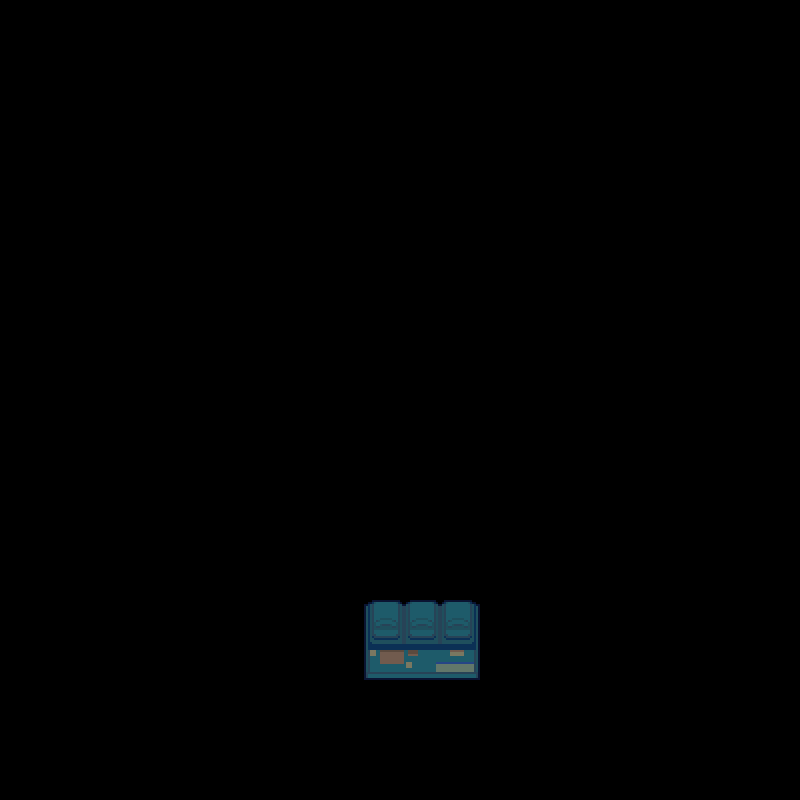

This is a level from a 2D game, rendered from its Tiled map with the project's own tilesets. A one-line summary and the complete map file follow:
An orthogonal 20x20 tile map with 40x40 px tiles, 1 tile layer (Tile Layer 1), 3 tilesets and 12 objects (3x interactable, 2x toggle, shine, spawn).

<map version="1.9" tiledversion="1.9.0" orientation="orthogonal" renderorder="right-down" width="20" height="20" tilewidth="40" tileheight="40" infinite="0" nextlayerid="7" nextobjectid="31">
 <editorsettings>
  <export target="dinder.lua" format="lua" />
 </editorsettings>
 <properties>
  <property name="border" value="simple" />
  <property name="music" value="deltarune/wind_highplace" />
 </properties>
 <tileset firstgid="1" source="../tilesets/devroom-objects.tsx" />
 <tileset firstgid="54" source="../tilesets/city_alleyway.tsx" />
 <tileset firstgid="369" source="../tilesets/devroom.tsx" />
 <layer id="1" name="Tile Layer 1" width="20" height="20">
  <data encoding="csv">
376,376,376,376,376,376,376,376,376,376,376,376,376,376,376,376,376,376,376,376,
376,376,376,376,376,376,376,376,376,376,376,376,376,376,376,376,376,376,376,376,
376,376,376,376,376,376,376,376,376,376,376,376,376,376,376,376,376,376,376,376,
376,376,376,376,376,376,376,376,376,376,376,376,376,376,376,376,376,376,376,376,
376,376,376,376,376,376,376,376,376,376,376,376,376,376,376,376,376,376,376,376,
376,376,376,376,376,376,376,376,376,376,376,376,376,376,376,376,376,376,376,376,
376,376,376,376,376,376,376,376,376,376,376,376,376,376,376,376,376,376,376,376,
376,376,376,376,376,376,376,376,376,376,376,376,376,376,376,376,376,376,376,376,
376,376,376,376,376,376,376,376,376,376,376,376,376,376,376,376,376,376,376,376,
376,376,376,376,376,376,376,376,376,376,376,376,376,376,376,376,376,376,376,376,
376,376,376,376,376,376,376,376,376,376,376,376,376,376,376,376,376,376,376,376,
376,376,376,376,376,376,376,376,376,376,376,376,376,376,376,376,376,376,376,376,
376,376,376,376,376,376,376,376,376,376,376,376,376,376,376,376,376,376,376,376,
376,376,376,376,376,376,376,376,376,376,376,376,376,376,376,376,376,376,376,376,
376,376,376,376,376,376,376,376,376,376,376,376,376,376,376,376,376,376,376,376,
376,376,376,376,376,376,376,376,376,275,276,277,376,376,376,376,376,376,376,376,
376,376,376,376,376,376,376,376,376,290,291,292,376,376,376,376,376,376,376,376,
376,376,376,376,376,376,376,376,376,376,376,376,376,376,376,376,376,376,376,376,
376,376,376,376,376,376,376,376,376,376,376,376,376,376,376,376,376,376,376,376,
376,376,376,376,376,376,376,376,376,376,376,376,376,376,376,376,376,376,376,376
</data>
 </layer>
 <objectgroup id="3" name="collision">
  <object id="1" x="0" y="0" width="25" height="800" />
  <object id="2" x="0" y="777.504" width="800" height="22.4961" />
  <object id="3" x="775" y="0" width="25" height="800" />
  <object id="4" x="0" y="0" width="800" height="22.5" />
 </objectgroup>
 <objectgroup id="4" name="objects">
  <object id="5" gid="44" x="400" y="400" width="40" height="40" />
  <object id="6" name="interactable" x="400" y="360" width="40" height="40">
   <properties>
    <property name="cutscene" value="wwc.sign" />
    <property name="solid" type="bool" value="true" />
   </properties>
  </object>
  <object id="25" name="interactable" x="364" y="600" width="116" height="80">
   <properties>
    <property name="cutscene" value="warp_bin" />
    <property name="solid" type="bool" value="true" />
   </properties>
  </object>
  <object id="26" name="interactable" x="400" y="200" width="40" height="40">
   <properties>
    <property name="cutscene" value="wwc.placeholder" />
    <property name="solid" type="bool" value="true" />
   </properties>
  </object>
  <object id="28" name="shine" x="420" y="220">
   <point />
  </object>
 </objectgroup>
 <objectgroup id="5" name="markers">
  <object id="24" name="spawn" x="420" y="560">
   <point />
  </object>
 </objectgroup>
 <objectgroup id="6" name="controllers">
  <object id="29" name="toggle" x="480" y="160">
   <properties>
    <property name="flag" value="!galacta_defeated" />
    <property name="target" type="object" value="28" />
   </properties>
   <point />
  </object>
  <object id="30" name="toggle" x="504" y="160">
   <properties>
    <property name="flag" value="!galacta_defeated" />
    <property name="target" type="object" value="26" />
   </properties>
   <point />
  </object>
 </objectgroup>
</map>
